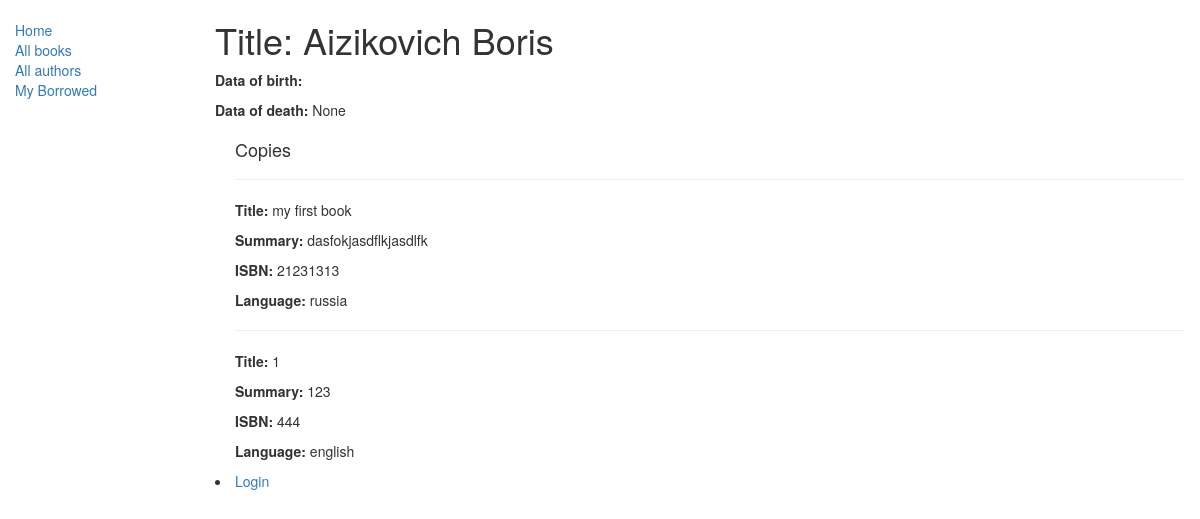
The app's page /catalog/authors/1, older data.
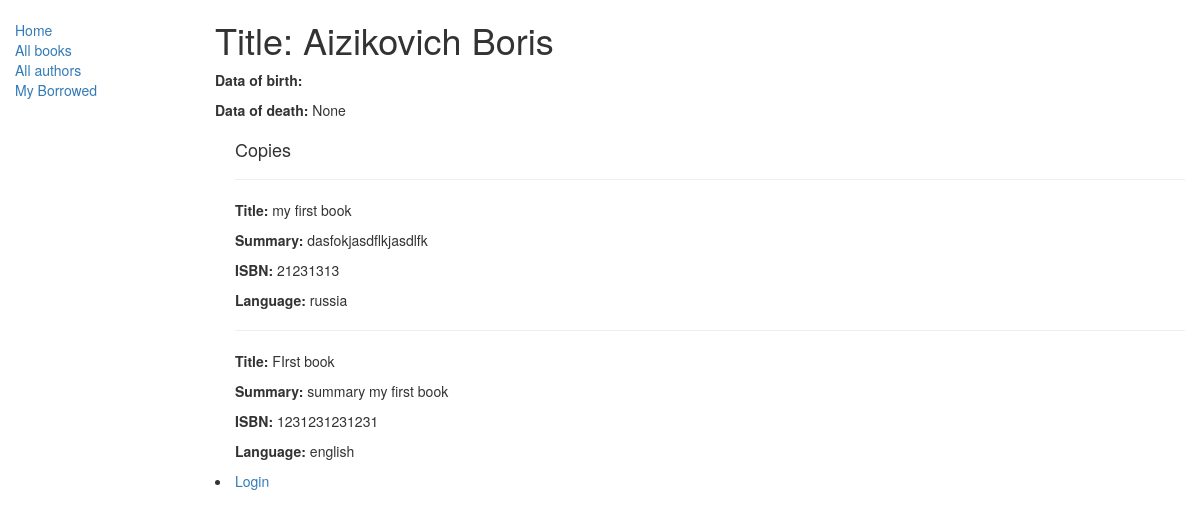
The same page, newer data.
### catalog/models.py (models this page shows, shortened)
class Book(models.Model):
    title = models.CharField(max_length=200)
    author = models.ForeignKey('Author', on_delete=models.SET_NULL, null=True)
    summary = models.TextField(max_length=1000, help_text="Enter a brief description of the book")
    isbn = models.CharField('ISBN',max_length=13, help_text='13 Character <a href="https://www.isbn-international.org/content/what-isbn">ISBN number</a>')
    genre = models.ManyToManyField(Genre, help_text="Select a genre for this book")
    language = models.ForeignKey('Language', on_delete=models.SET_NULL, null=True)
    def display_genre(self):
        """
        Creates a string for the Genre. This is required to display genre in Admin.
        """
        return ', '.join([ genre.name for genre in self.genre.all()[:3] ])
    display_genre.short_description = 'Genre'
    def display_language(self):
        """
        Creates a string for the Genre. This is required to display genre in Admin.
        """
        return self.language
    display_language.short_description = 'Language'

class Language(models.Model):
    name = models.CharField(max_length=200, help_text="Enter the book's natural language (e.g. English, French, Japanese etc.)")
    def __str__(self):
        return self.name

### catalog/views.py (the view)
# urls.py: url(r'^authors/(?P<pk>\d+)$', views.AuthorDetailView.as_view(), name='author-detail'),
class AuthorDetailView(generic.DetailView):
    model = Author

### catalog/templates/catalog/author_detail.html
{% extends "base_generic.html" %}
{% block content %}
  <h1>Title: {{ author.first_name }} {{author.last_name}}</h1>
  <p><strong>Data of birth:</strong> <a href="">{{ book.date_of_birth }}</a></p>
  <p><strong>Data of death:</strong> {{ author.date_of_death }}</p>
  <div style="margin-left:20px;margin-top:20px">
    <h4>Copies</h4>
    {% for copy in author.book_set.all %}
      <hr>
      <p><strong>Title:</strong> {{copy.title}}</p>
      <p><strong>Summary:</strong> {{copy.summary}}</p>
      <p><strong>ISBN:</strong> {{copy.isbn}}</p>
      <p><strong>Language:</strong> {{copy.language}}</p>
    {% endfor %}
  </div>
{% endblock %}

Row changes from the older to the newer data that the page shows:
changed Book "english": title "1" → "FIrst book"; summary "123" → "summary my first book"; isbn "444" → "1231231231231"
